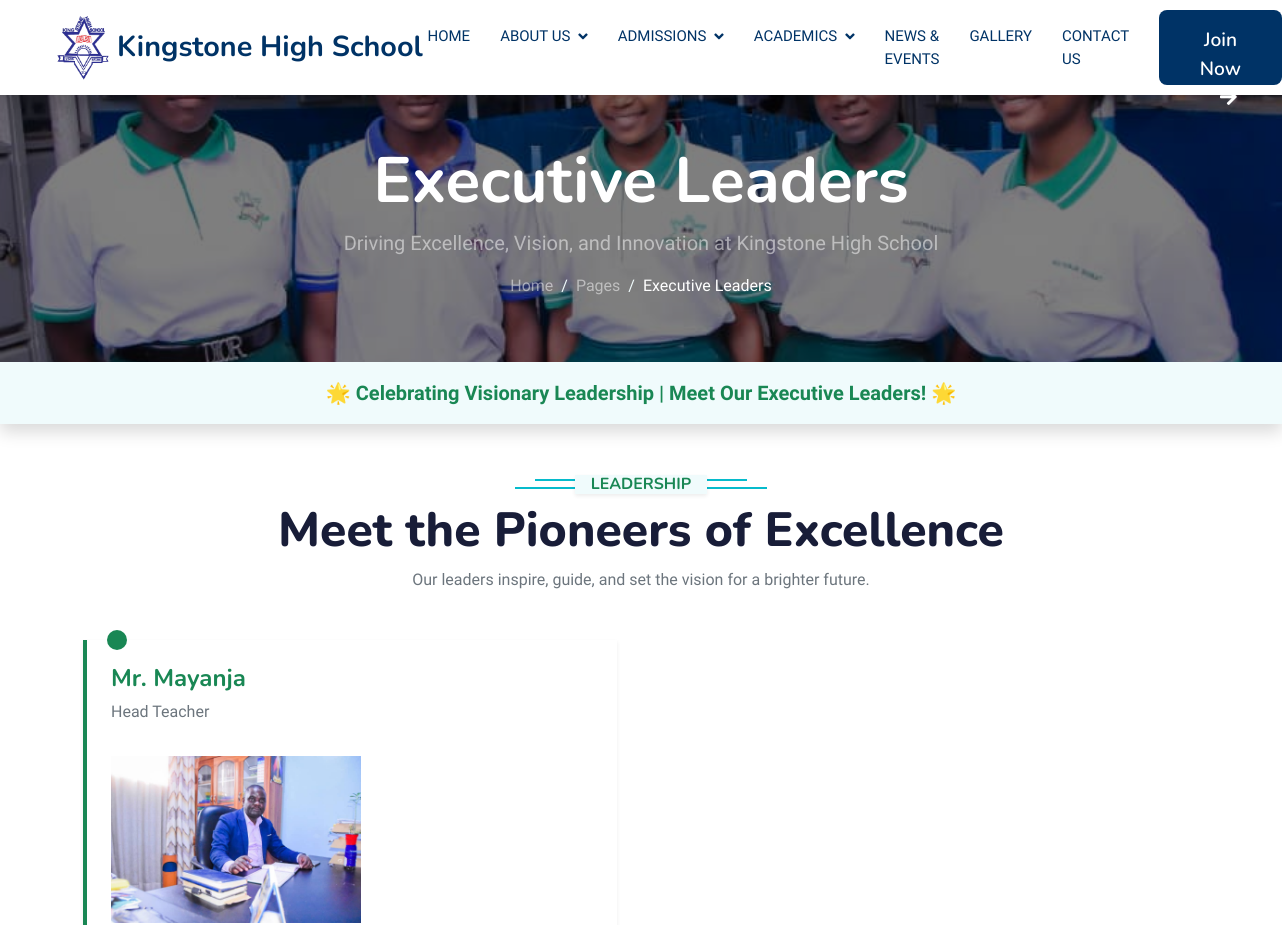
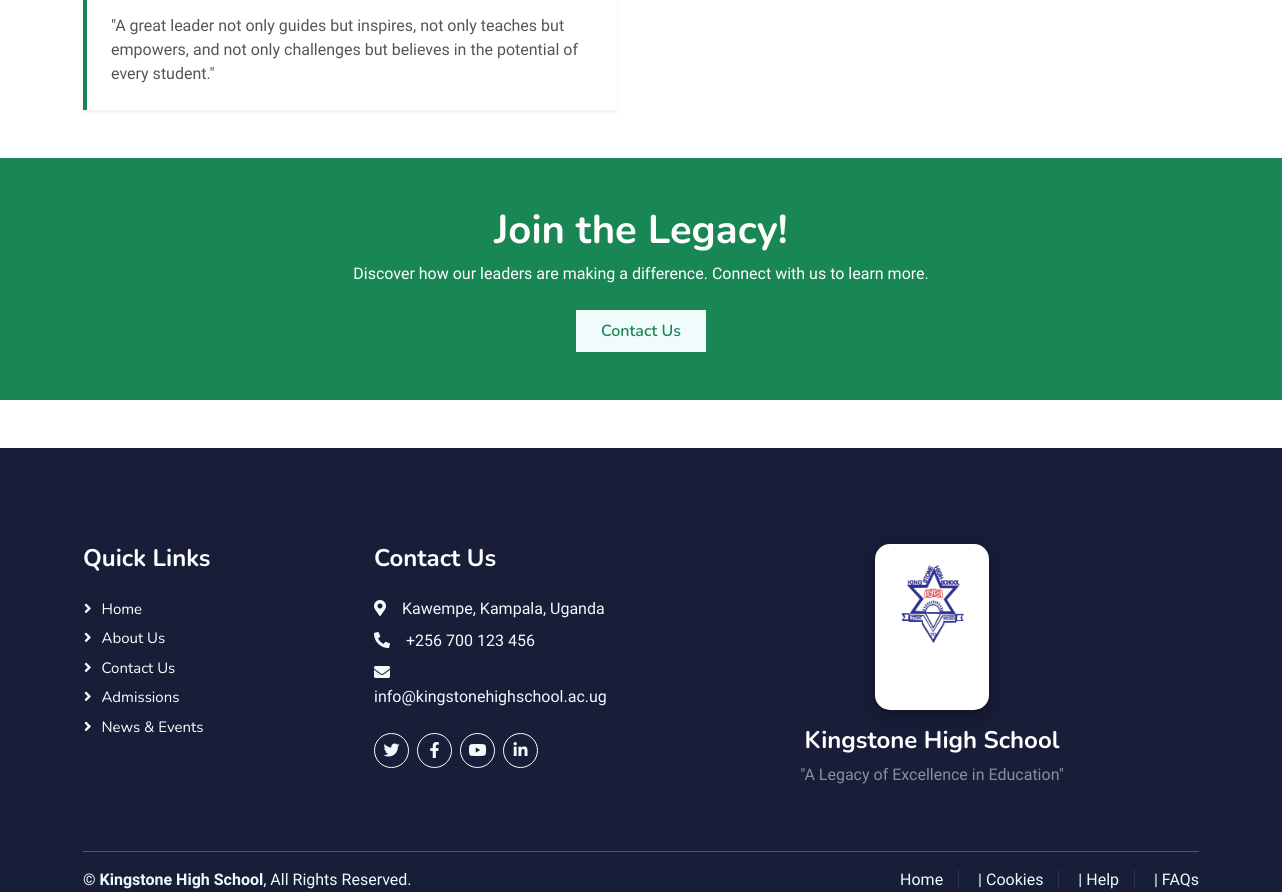
The app's page /executive-leaders/ with its own data (2 pictures, top to bottom).
### schoolapp/models.py (models this page shows, shortened)
class ExecutiveLeader(models.Model):
    name = models.CharField(max_length=255)
    title = models.CharField(max_length=255)
    photo = models.ImageField(upload_to='executives/', blank=True, null=True)
    quote = models.TextField()

### schoolapp/views.py (the view)
# urls.py: path('executive-leaders/', executive_leaders, name='executive_leaders'),
def executive_leaders(request):
    executive_leaders = ExecutiveLeader.objects.all()
    return render(request, 'executive_leaders.html', {'executive_leaders': executive_leaders})

### templates/executive_leaders.html (shortened to what this page needs)
{% extends 'base.html' %}
{%load static%}
{% block content %}
<div class="container-fluid page-header text-white" style="background-image: url('{% static 'img/1.jpeg' %}'); background-size: cover; background-position: center; position: relative; overflow: hidden;">
    <div style="position: absolute; top: 0; left: 0; right: 0; bottom: 0; background: rgba(0, 0, 0, 0.5);"></div>
    <div class="container py-5">
        <div class="row justify-content-center">
            <div class="col-lg-10 text-center">
                <h1 class="display-3 text-white fw-bold animated fadeInDown">
                    Executive Leaders
                </h1>
                <p class="lead text-white-50 animated fadeInUp" style="animation-delay: 0.3s;">
                    Driving Excellence, Vision, and Innovation at Kingstone High School
                </p>
                <nav aria-label="breadcrumb">
                    <ol class="breadcrumb justify-content-center animated fadeInUp" style="animation-delay: 0.5s;">
                        <li class="breadcrumb-item">
                            <a class="text-white-50" href="#">Home</a>
                        </li>
                        <li class="breadcrumb-item">
                            <a class="text-white-50" href="#">Pages</a>
                        </li>
                        <li class="breadcrumb-item text-white active" aria-current="page">
                            Executive Leaders
                        </li>
                    </ol>
                </nav>
            </div>
        </div>
    </div>
</div>
<div class="container-fluid bg-light py-3 shadow">
    <div class="marquee-container text-center">
        <span class="text-success fw-bold fs-5 marquee-text">
            🌟 Celebrating Visionary Leadership | Meet Our Executive Leaders! 🌟
        </span>
    </div>
</div>
<div class="container-xxl py-5">
    <div class="container">
        <div class="text-center mb-5">
            <h6 class="section-title text-success bg-light px-3 d-inline-block shadow-sm">Leadership</h6>
            <h1 class="display-5">Meet the Pioneers of Excellence</h1>
            <p class="text-muted">Our leaders inspire, guide, and set the vision for a brighter future.</p>
        </div>
        <div class="row g-5">
            {% for leader in executive_leaders %}
                <div class="col-md-6">
                    <div class="timeline-item position-relative shadow-sm p-4 bg-white rounded wow fadeInLeft" data-wow-delay="0.1s">
                        <div class="timeline-dot bg-success"></div>
                        <h4 class="text-success">{{ leader.name }}</h4>
                        <p class="text-muted">{{ leader.title }}</p>
                        <img src="{{ leader.photo.url }}" alt="{{ leader.name }}" class="rounded img-fluid my-3">
                        <p class="mb-0">{{ leader.quote }}</p>
                    </div>
                </div>
            {% endfor %}
        </div>
    </div>
</div>
<div class="container-fluid bg-success py-5">
    <div class="container text-center">
        <h1 class="text-white">Join the Legacy!</h1>
        <p class="text-white mb-4">Discover how our leaders are making a difference. Connect with us to learn more.</p>
        <a href="/contact/" class="btn btn-light text-success py-2 px-4">Contact Us</a>
    </div>
</div>
{% endblock %}

### static/css/style.css (style rules this page uses)
:root { --primary: #06BBCC; --light: #F0FBFC; --dark: #181d38; }
.btn { font-family: 'Nunito', sans-serif; font-weight: 600; transition: .5s; }
.page-header { background: linear-gradient(rgba(24, 29, 56, .7), rgba(24, 29, 56, .7)), url(../img/carousel-1.jpg); background-position: center center; background-repeat: no-repeat; background-size: cover; }
.breadcrumb-item + .breadcrumb-item::before { color: var(--light); }
.section-title { position: relative; display: inline-block; text-transform: uppercase; }
.section-title::before { position: absolute; content: ""; width: calc(100% + 80px); height: 2px; top: 4px; left: -40px; background: var(--primary); z-index: -1; }
.section-title::after { position: absolute; content: ""; width: calc(100% + 120px); height: 2px; bottom: 5px; left: -60px; background: var(--primary); z-index: -1; }

### templates/executive_leaders.html (style rules this page uses)
.marquee-container { overflow: hidden; white-space: nowrap; animation: marquee 20s linear infinite; }
.timeline-dot { width: 20px; height: 20px; position: absolute; top: -10px; left: 20px; border-radius: 50%; z-index: 2; }
.timeline-item { border-left: 4px solid var(--bs-success); position: relative; padding-left: 40px; }
.timeline-item img { width: 100%; height: auto; max-width: 250px; border-radius: 50%; object-fit: cover; }

### records on screen
ExecutiveLeader: name "Mr. Mayanja", title "Head Teacher", photo (picture), quote "\"A great leader not only guides but inspires, not only teaches but empowers, and not only challenges but believes in the potential of every student.\""
